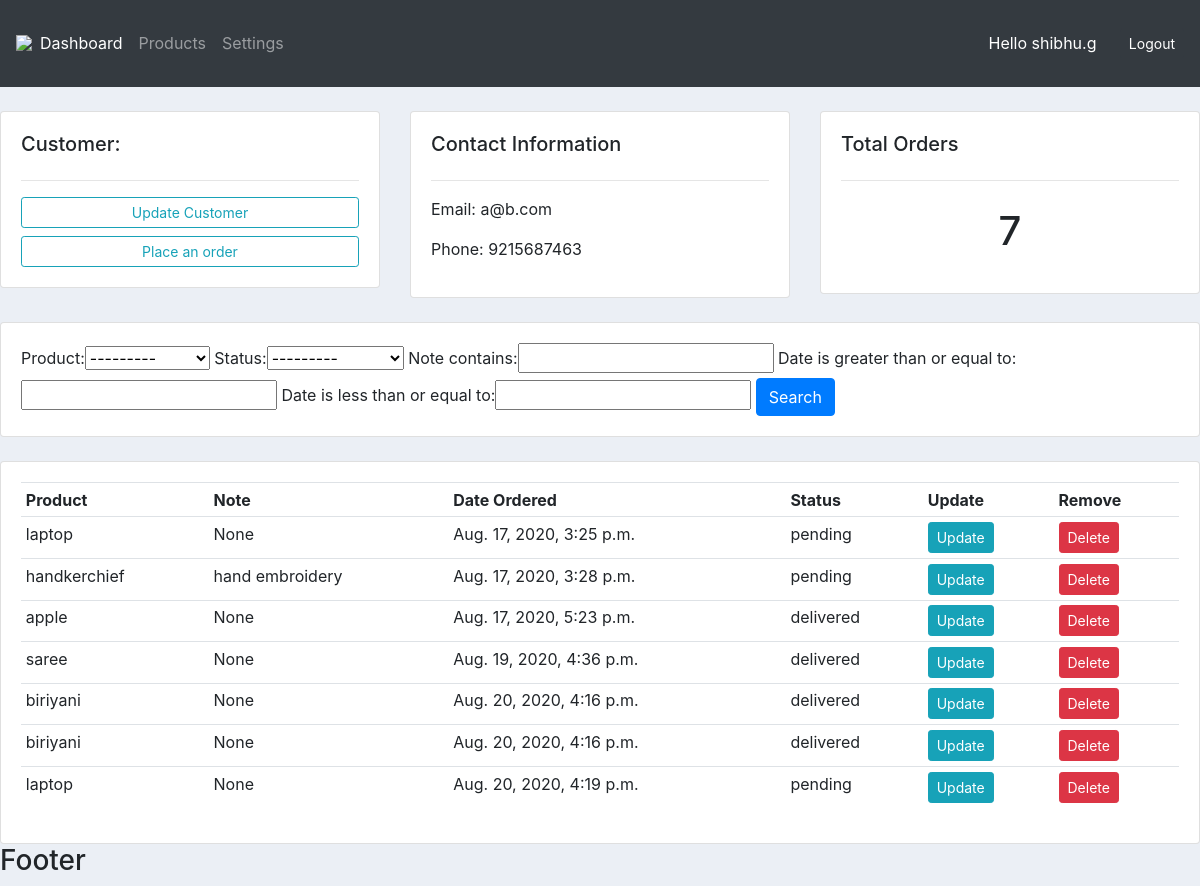
The page /customer.html/2/ (signed in) on the database its author committed.
### dennisapp/models.py (models this page shows, shortened)
class Customer(models.Model):
    user = models.OneToOneField(User, null=True,blank=True, on_delete=models.CASCADE)
    name = models.CharField(max_length = 200, null=True)
    phone = models.CharField(max_length = 200, null=True)
    email = models.CharField(max_length = 200, null=True)
    profile = models.ImageField(null=True,default="sg.png", blank=True)
    date = models.DateTimeField(auto_now_add = True, null=True)

class Status(models.Model):
    STATUS = (
        ('pending','pending'),
        ('delivered','delivered'),
        ('out for delivery', 'out for delivery'),
    )
    customer = models.ForeignKey(Customer, null=True, on_delete=models.SET_NULL)
    product = models.ForeignKey(Product, null=True, on_delete=models.SET_NULL)
    date = models.DateTimeField(auto_now_add=True, null=True)
    status = models.CharField(max_length=200, null=True, choices = STATUS)
    note = models.CharField(max_length=200, null=True)

class Product(models.Model):
    CATEGORY = (
        ('indoor', 'indoor'),
        ('outdoor', 'outdoor'),
    )
    name = models.CharField(max_length = 200, null=True)
    price = models.FloatField(null=True)
    category = models.CharField(max_length = 200, null=True, choices = CATEGORY)
    description = models.CharField(max_length = 200, null=True, blank=True)
    date = models.DateTimeField(auto_now_add = True, null=True)
    tags = models.ManyToManyField(Tag)
    def __str__(self):
        return self.name

### dennisapp/views.py (the view)
# urls.py: path('customer.html/<str:number>/',views.customer, name='customer'),
@login_required(login_url='login')
def customer(req, number):
    customers = Customer.objects.get(id=number)
    orders = customers.status_set.all()
    orders_count = orders.count()
    myFilter = OrderFilter(req.GET, queryset=orders)
    orders = myFilter.qs
    context = {'customers': customers, 'orders':orders, 'totalorder': orders_count, 'myfilter':myFilter}
    return render(req,'dennisapp/customer.html', context)

### templates/dennisapp/customer.html (shortened to what this page needs)
<!DOCTYPE html>
<html lang="en">
<head>
</head>
<body>
{%  extends 'dennisapp/main.html' %}
{% block content %}
	<br>
<div class="row">
	<div class="col-md">
		<div class="card card-body">
			<h5>Customer:</h5>
			<hr>
			<a class="btn btn-outline-info  btn-sm btn-block" href="{% url 'updateorder' customers.id %}">Update Customer</a>
			<a class="btn btn-outline-info  btn-sm btn-block" href="{% url 'form' customers.id %}">Place an order</a>
		</div>
	</div>
	<div class="col-md">
		<div class="card card-body">
			<h5>Contact Information</h5>
			<hr>
			<p>Email: {{customers.email}}</p>
			<p>Phone: {{customers.phone}}</p>
		</div>
	</div>
	<div class="col-md">
		<div class="card card-body">
			<h5>Total Orders</h5>
			<hr>
			<h1 style="text-align: center;padding: 10px">{{ totalorder }}</h1>
		</div>
	</div>
</div>
<br>
<div class="row">
	<div class="col">
		<div class="card card-body">
			<form method="get">
  				{{ myfilter.form }}
		    <button class="btn btn-primary" type="submit">Search</button>
		  </form>
		</div>
	</div>
</div>
<br>
<div class="row">
	<div class="col-md">
		<div class="card card-body">
			<table class="table table-sm">
				<tr>
					<th>Product</th>
					<th>Note</th>
					<th>Date Ordered</th>
					<th>Status</th>
					<th>Update</th>
					<th>Remove</th>
				</tr>
				{% for order in orders %}
				<tr>
					<td>{{order.product}}</td>
					<td>{{order.note}}</td>
					<td>{{order.date}}</td>
					<td>{{order.status}}</td>
					<td><a class="btn btn-sm btn-info" href="{% url 'updateform' order.id %}">Update</a></td>
					<td><a class="btn btn-sm btn-danger" href="{% url 'deleteitem' order.id %}">Delete</a></td>
				</tr>
				{% endfor %}
			</table>
		</div>
	</div>
</div>
{% endblock %}

### templates/dennisapp/navbar.html (shortened to what this page needs)
{% load static %}
<nav class="navbar navbar-expand-lg navbar-dark bg-dark">
  <img id='sg' src="{% static 'images/sg (2).png'%}">
  <div class="collapse navbar-collapse" id="navbarNav">
    <ul class="navbar-nav">
      <li class="nav-item active">
        <a class="nav-link" href='{% url "dashboard"%}'>Dashboard</a>
      </li>
      <li class="nav-item">
        <a class="nav-link" href="{% url 'products' %}">Products</a>
      </li>
      <li class="nav-item">
        <a class="nav-link" href="{% url 'settings' %}">Settings</a>
      </li>
    </ul>
  </div>
 <span style="color:white; padding:2%;">Hello {{request.user}}</span>
  <span><a href="{% url 'logout' %}"><button class="btn btn-sm btn-dark">Logout</button></a></span>
</nav>

### templates/dennisapp/main.html (style rules this page uses)
body { background-color: #ebeff5; }

### rows shown on the page
Customer: email "a@b.com", phone "9215687463"
Status: product "laptop", note "None", date "Aug. 17, 2020, 3:25 p.m.", status "pending"
Status: product "handkerchief", note "hand embroidery", date "Aug. 17, 2020, 3:28 p.m.", status "pending"
Status: product "apple", note "None", date "Aug. 17, 2020, 5:23 p.m.", status "delivered"
Status: product "saree", note "None", date "Aug. 19, 2020, 4:36 p.m.", status "delivered"
Status: product "biriyani", note "None", date "Aug. 20, 2020, 4:16 p.m.", status "delivered"
Status: product "biriyani", note "None", date "Aug. 20, 2020, 4:16 p.m.", status "delivered"
Status: product "laptop", note "None", date "Aug. 20, 2020, 4:19 p.m.", status "pending"

### other values the page prints
{{ request.user }} "shibhu.g"
{{ totalorder }} "7"
